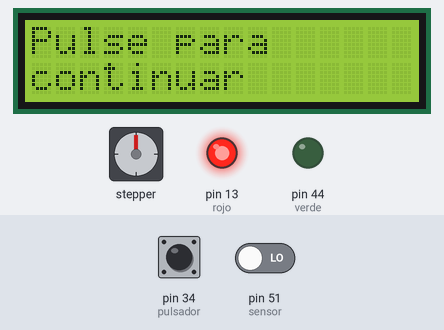
This sketch was run on a simulated Arduino Mega 2560, built with avr-gcc and run on an emulated ATmega2560. On the bench: 16×2 character LCD, stepper motor, output pins drawn as LEDs (lit = HIGH). Inputs (shaded band) come from the test bench; at power-on: pin 34 (pulsador) LOW, pin 51 (sensor) LOW. Stepper angles assume 200 steps per turn.

Above: at 0.8 s.
0.9 s: pin 34 (pulsador) pulled HIGH for 0.15 s
At 1.05 s:
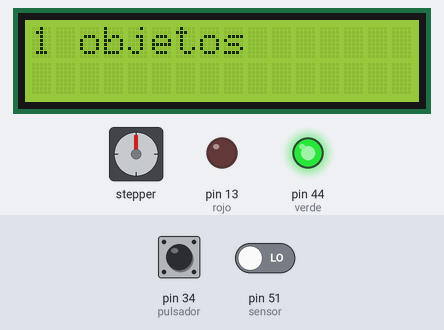
At 1.66 s:
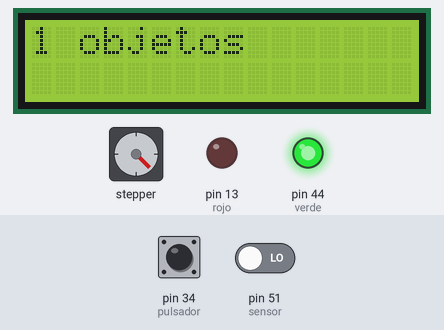
6.0 s: pin 51 (sensor) driven LOW
At 6.23 s:
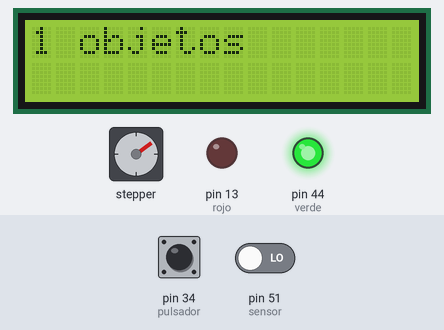
Timing chart, 0 to 15.0 s (numbered marks = the images above; inputs shaded):
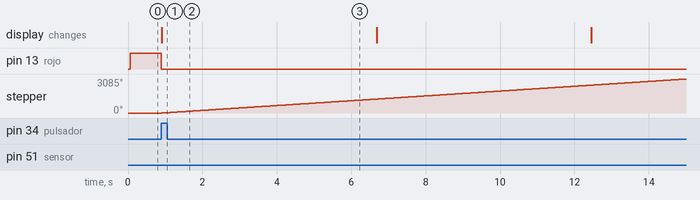

Measured:
- after the input at 0.9 s, pin 13 (rojo): HIGH → LOW at once; pin 44 (verde): LOW → HIGH at once; stepper: keeps turning clockwise at about 219°/s, starting at once; the display: changes at once (image 1)

The sketch:

programa_cinta_guapo.ino
```cpp
#include <Stepper.h>
#include <LiquidCrystal.h>
#define STEPS 200
const int rs = 12, en = 11, d4 = 5, d5 = 4, d6 = 3, d7 = 2;
LiquidCrystal lcd(rs, en, d4, d5, d6, d7);
Stepper steper(STEPS, 30, 31, 32, 33); //Stepper nombre motor (número de pasos por vuelta, pins de control)
int a=2;
int b=0;
void setup()
{
  lcd.begin(16, 2);
 Serial.begin(9600); // Velocidad del motor en RPM
  steper.setSpeed(100);//cinta
  pinMode(51,INPUT);//sensor
  pinMode(34,INPUT);//pulsador
  pinMode(13,OUTPUT);//rojo
  pinMode(44,OUTPUT);//verde
  while(digitalRead(34)==0){//marcha
    if(a==2){
      digitalWrite(13,1);
       lcd.clear();
       lcd.setCursor(0, 0);
       lcd.print("Pulse para");
       lcd.setCursor(0, 1);
       lcd.print("continuar");
    }
    a=3;

  }
  digitalWrite(13,0);
  digitalWrite(44,1);
  lcd.clear();
  lcd.setCursor(0, 0);
  lcd.print(b);
  lcd.print(" objetos");
}

void loop()
{

  while(digitalRead(51)==1){
  steper.step(1);
  delay(5);
}
b++;
lcd.clear();
lcd.setCursor(0, 0);
lcd.print(b);
lcd.print(" objetos");
 for(a=0;a<700;a++){
  steper.step(1);
  delay(5);
 }
}
```
